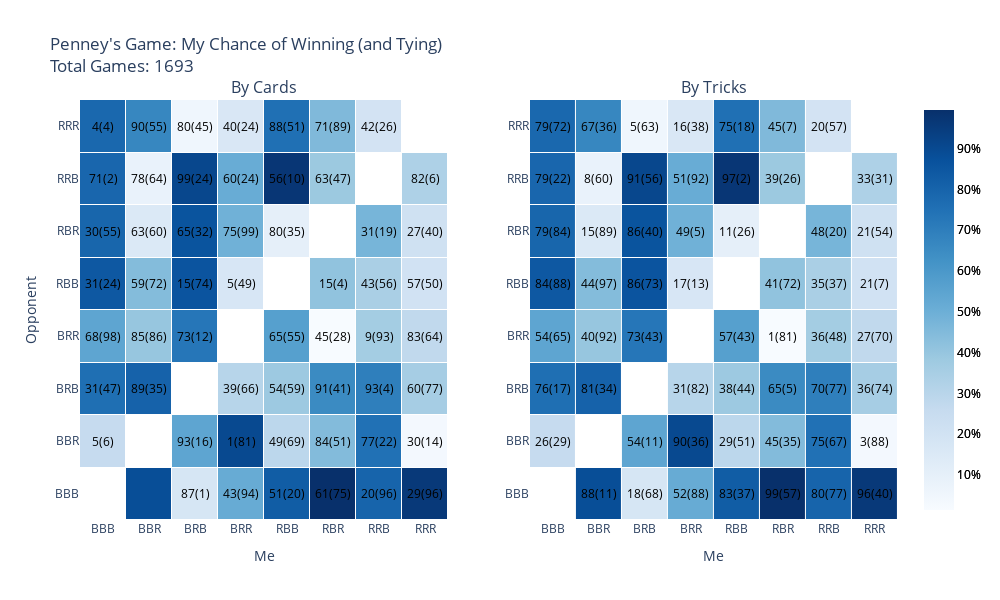

Notebook cell for this chart:
### Code cell
create_heatmap('html')

### Figure 1 — Plotly figure (JSON) as saved in the notebook; plotly's stock layout.template omitted (floating-point values rounded to 4 significant figures)
{"data": [{"colorbar": {"tickfont": {"color": "black"}, "tickformat": ".0%"}, "colorscale": [[0, "rgb(247,251,255)"], [0.125, "rgb(222,235,247)"], [0.25, "rgb(198,219,239)"], [0.375, "rgb(158,202,225)"], [0.5, "rgb(107,174,214)"], [0.625, "rgb(66,146,198)"], [0.75, "rgb(33,113,181)"], [0.875, "rgb(8,81,156)"], [1, "rgb(8,48,107)"]], "type": "heatmap", "xaxis": "x", "xgap": 1, "yaxis": "y", "ygap": 1, "z": [[null, 0.8843, 0.1785, 0.5163, 0.8276, 0.9947, 0.798, 0.9609], [0.2608, null, 0.5426, 0.9016, 0.2887, 0.4458, 0.7501, 0.03488], [0.7583, 0.8057, null, 0.3056, 0.3845, 0.653, 0.6989, 0.3586], [0.5443, 0.399, 0.73, null, 0.5662, 0.01445, 0.3626, 0.2735], [0.8449, 0.4436, 0.8594, 0.1719, null, 0.4144, 0.3452, 0.2056], [0.7914, 0.1507, 0.8601, 0.4919, 0.1051, null, 0.4756, 0.2149], [0.7912, 0.08165, 0.91, 0.514, 0.9707, 0.388, null, 0.3321], [0.7856, 0.6679, 0.05133, 0.1639, 0.7523, 0.4549, 0.1955, null]]}, {"colorbar": {"tickfont": {"color": "black"}, "tickformat": ".0%"}, "colorscale": [[0, "rgb(247,251,255)"], [0.125, "rgb(222,235,247)"], [0.25, "rgb(198,219,239)"], [0.375, "rgb(158,202,225)"], [0.5, "rgb(107,174,214)"], [0.625, "rgb(66,146,198)"], [0.75, "rgb(33,113,181)"], [0.875, "rgb(8,81,156)"], [1, "rgb(8,48,107)"]], "type": "heatmap", "xaxis": "x2", "xgap": 1, "yaxis": "y2", "ygap": 1, "z": [[null, 0.8843, 0.1785, 0.5163, 0.8276, 0.9947, 0.798, 0.9609], [0.2608, null, 0.5426, 0.9016, 0.2887, 0.4458, 0.7501, 0.03488], [0.7583, 0.8057, null, 0.3056, 0.3845, 0.653, 0.6989, 0.3586], [0.5443, 0.399, 0.73, null, 0.5662, 0.01445, 0.3626, 0.2735], [0.8449, 0.4436, 0.8594, 0.1719, null, 0.4144, 0.3452, 0.2056], [0.7914, 0.1507, 0.8601, 0.4919, 0.1051, null, 0.4756, 0.2149], [0.7912, 0.08165, 0.91, 0.514, 0.9707, 0.388, null, 0.3321], [0.7856, 0.6679, 0.05133, 0.1639, 0.7523, 0.4549, 0.1955, null]]}], "layout": {"annotations": [{"font": {"size": 16}, "showarrow": false, "text": "By Cards", "x": 0.225, "xanchor": "center", "xref": "paper", "y": 1, "yanchor": "bottom", "yref": "paper"}, {"font": {"size": 16}, "showarrow": false, "text": "By Tricks", "x": 0.775, "xanchor": "center", "xref": "paper", "y": 1, "yanchor": "bottom", "yref": "paper"}, {"font": {"color": "black"}, "showarrow": false, "text": "87(1)", "x": 2, "xanchor": "center", "xref": "x", "y": 0, "yanchor": "middle", "yref": "y"}, {"font": {"color": "black"}, "showarrow": false, "text": "43(94)", "x": 3, "xanchor": "center", "xref": "x", "y": 0, "yanchor": "middle", "yref": "y"}, {"font": {"color": "black"}, "showarrow": false, "text": "51(20)", "x": 4, "xanchor": "center", "xref": "x", "y": 0, "yanchor": "middle", "yref": "y"}, {"font": {"color": "black"}, "showarrow": false, "text": "61(75)", "x": 5, "xanchor": "center", "xref": "x", "y": 0, "yanchor": "middle", "yref": "y"}, {"font": {"color": "black"}, "showarrow": false, "text": "20(96)", "x": 6, "xanchor": "center", "xref": "x", "y": 0, "yanchor": "middle", "yref": "y"}, {"font": {"color": "black"}, "showarrow": false, "text": "29(96)", "x": 7, "xanchor": "center", "xref": "x", "y": 0, "yanchor": "middle", "yref": "y"}, {"font": {"color": "black"}, "showarrow": false, "text": "5(6)", "x": 0, "xanchor": "center", "xref": "x", "y": 1, "yanchor": "middle", "yref": "y"}, {"font": {"color": "black"}, "showarrow": false, "text": "", "x": 1, "xanchor": "center", "xref": "x", "y": 1, "yanchor": "middle", "yref": "y"}, {"font": {"color": "black"}, "showarrow": false, "text": "93(16)", "x": 2, "xanchor": "center", "xref": "x", "y": 1, "yanchor": "middle", "yref": "y"}, {"font": {"color": "black"}, "showarrow": false, "text": "1(81)", "x": 3, "xanchor": "center", "xref": "x", "y": 1, "yanchor": "middle", "yref": "y"}, {"font": {"color": "black"}, "showarrow": false, "text": "49(69)", "x": 4, "xanchor": "center", "xref": "x", "y": 1, "yanchor": "middle", "yref": "y"}, {"font": {"color": "black"}, "showarrow": false, "text": "84(51)", "x": 5, "xanchor": "center", "xref": "x", "y": 1, "yanchor": "middle", "yref": "y"}, {"font": {"color": "black"}, "showarrow": false, "text": "77(22)", "x": 6, "xanchor": "center", "xref": "x", "y": 1, "yanchor": "middle", "yref": "y"}, {"font": {"color": "black"}, "showarrow": false, "text": "30(14)", "x": 7, "xanchor": "center", "xref": "x", "y": 1, "yanchor": "middle", "yref": "y"}, {"font": {"color": "black"}, "showarrow": false, "text": "31(47)", "x": 0, "xanchor": "center", "xref": "x", "y": 2, "yanchor": "middle", "yref": "y"}, {"font": {"color": "black"}, "showarrow": false, "text": "89(35)", "x": 1, "xanchor": "center", "xref": "x", "y": 2, "yanchor": "middle", "yref": "y"}, {"font": {"color": "black"}, "showarrow": false, "text": "", "x": 2, "xanchor": "center", "xref": "x", "y": 2, "yanchor": "middle", "yref": "y"}, {"font": {"color": "black"}, "showarrow": false, "text": "39(66)", "x": 3, "xanchor": "center", "xref": "x", "y": 2, "yanchor": "middle", "yref": "y"}, {"font": {"color": "black"}, "showarrow": false, "text": "54(59)", "x": 4, "xanchor": "center", "xref": "x", "y": 2, "yanchor": "middle", "yref": "y"}, {"font": {"color": "black"}, "showarrow": false, "text": "91(41)", "x": 5, "xanchor": "center", "xref": "x", "y": 2, "yanchor": "middle", "yref": "y"}, {"font": {"color": "black"}, "showarrow": false, "text": "93(4)", "x": 6, "xanchor": "center", "xref": "x", "y": 2, "yanchor": "middle", "yref": "y"}, {"font": {"color": "black"}, "showarrow": false, "text": "60(77)", "x": 7, "xanchor": "center", "xref": "x", "y": 2, "yanchor": "middle", "yref": "y"}, {"font": {"color": "black"}, "showarrow": false, "text": "68(98)", "x": 0, "xanchor": "center", "xref": "x", "y": 3, "yanchor": "middle", "yref": "y"}, {"font": {"color": "black"}, "showarrow": false, "text": "85(86)", "x": 1, "xanchor": "center", "xref": "x", "y": 3, "yanchor": "middle", "yref": "y"}, {"font": {"color": "black"}, "showarrow": false, "text": "73(12)", "x": 2, "xanchor": "center", "xref": "x", "y": 3, "yanchor": "middle", "yref": "y"}, {"font": {"color": "black"}, "showarrow": false, "text": "", "x": 3, "xanchor": "center", "xref": "x", "y": 3, "yanchor": "middle", "yref": "y"}, {"font": {"color": "black"}, "showarrow": false, "text": "65(55)", "x": 4, "xanchor": "center", "xref": "x", "y": 3, "yanchor": "middle", "yref": "y"}, {"font": {"color": "black"}, "showarrow": false, "text": "45(28)", "x": 5, "xanchor": "center", "xref": "x", "y": 3, "yanchor": "middle", "yref": "y"}, {"font": {"color": "black"}, "showarrow": false, "text": "9(93)", "x": 6, "xanchor": "center", "xref": "x", "y": 3, "yanchor": "middle", "yref": "y"}, {"font": {"color": "black"}, "showarrow": false, "text": "83(64)", "x": 7, "xanchor": "center", "xref": "x", "y": 3, "yanchor": "middle", "yref": "y"}, {"font": {"color": "black"}, "showarrow": false, "text": "31(24)", "x": 0, "xanchor": "center", "xref": "x", "y": 4, "yanchor": "middle", "yref": "y"}, {"font": {"color": "black"}, "showarrow": false, "text": "59(72)", "x": 1, "xanchor": "center", "xref": "x", "y": 4, "yanchor": "middle", "yref": "y"}, {"font": {"color": "black"}, "showarrow": false, "text": "15(74)", "x": 2, "xanchor": "center", "xref": "x", "y": 4, "yanchor": "middle", "yref": "y"}, {"font": {"color": "black"}, "showarrow": false, "text": "5(49)", "x": 3, "xanchor": "center", "xref": "x", "y": 4, "yanchor": "middle", "yref": "y"}, {"font": {"color": "black"}, "showarrow": false, "text": "", "x": 4, "xanchor": "center", "xref": "x", "y": 4, "yanchor": "middle", "yref": "y"}, {"font": {"color": "black"}, "showarrow": false, "text": "15(4)", "x": 5, "xanchor": "center", "xref": "x", "y": 4, "yanchor": "middle", "yref": "y"}, {"font": {"color": "black"}, "showarrow": false, "text": "43(56)", "x": 6, "xanchor": "center", "xref": "x", "y": 4, "yanchor": "middle", "yref": "y"}, {"font": {"color": "black"}, "showarrow": false, "text": "57(50)", "x": 7, "xanchor": "center", "xref": "x", "y": 4, "yanchor": "middle", "yref": "y"}, {"font": {"color": "black"}, "showarrow": false, "text": "30(55)", "x": 0, "xanchor": "center", "xref": "x", "y": 5, "yanchor": "middle", "yref": "y"}, {"font": {"color": "black"}, "showarrow": false, "text": "63(60)", "x": 1, "xanchor": "center", "xref": "x", "y": 5, "yanchor": "middle", "yref": "y"}, {"font": {"color": "black"}, "showarrow": false, "text": "65(32)", "x": 2, "xanchor": "center", "xref": "x", "y": 5, "yanchor": "middle", "yref": "y"}, {"font": {"color": "black"}, "showarrow": false, "text": "75(99)", "x": 3, "xanchor": "center", "xref": "x", "y": 5, "yanchor": "middle", "yref": "y"}, {"font": {"color": "black"}, "showarrow": false, "text": "80(35)", "x": 4, "xanchor": "center", "xref": "x", "y": 5, "yanchor": "middle", "yref": "y"}, {"font": {"color": "black"}, "showarrow": false, "text": "", "x": 5, "xanchor": "center", "xref": "x", "y": 5, "yanchor": "middle", "yref": "y"}, {"font": {"color": "black"}, "showarrow": false, "text": "31(19)", "x": 6, "xanchor": "center", "xref": "x", "y": 5, "yanchor": "middle", "yref": "y"}, {"font": {"color": "black"}, "showarrow": false, "text": "27(40)", "x": 7, "xanchor": "center", "xref": "x", "y": 5, "yanchor": "middle", "yref": "y"}, {"font": {"color": "black"}, "showarrow": false, "text": "71(2)", "x": 0, "xanchor": "center", "xref": "x", "y": 6, "yanchor": "middle", "yref": "y"}, {"font": {"color": "black"}, "showarrow": false, "text": "78(64)", "x": 1, "xanchor": "center", "xref": "x", "y": 6, "yanchor": "middle", "yref": "y"}, {"font": {"color": "black"}, "showarrow": false, "text": "99(24)", "x": 2, "xanchor": "center", "xref": "x", "y": 6, "yanchor": "middle", "yref": "y"}, {"font": {"color": "black"}, "showarrow": false, "text": "60(24)", "x": 3, "xanchor": "center", "xref": "x", "y": 6, "yanchor": "middle", "yref": "y"}, {"font": {"color": "black"}, "showarrow": false, "text": "56(10)", "x": 4, "xanchor": "center", "xref": "x", "y": 6, "yanchor": "middle", "yref": "y"}, {"font": {"color": "black"}, "showarrow": false, "text": "63(47)", "x": 5, "xanchor": "center", "xref": "x", "y": 6, "yanchor": "middle", "yref": "y"}, {"font": {"color": "black"}, "showarrow": false, "text": "", "x": 6, "xanchor": "center", "xref": "x", "y": 6, "yanchor": "middle", "yref": "y"}, {"font": {"color": "black"}, "showarrow": false, "text": "82(6)", "x": 7, "xanchor": "center", "xref": "x", "y": 6, "yanchor": "middle", "yref": "y"}, {"font": {"color": "black"}, "showarrow": false, "text": "4(4)", "x": 0, "xanchor": "center", "xref": "x", "y": 7, "yanchor": "middle", "yref": "y"}, {"font": {"color": "black"}, "showarrow": false, "text": "90(55)", "x": 1, "xanchor": "center", "xref": "x", "y": 7, "yanchor": "middle", "yref": "y"}, {"font": {"color": "black"}, "showarrow": false, "text": "80(45)", "x": 2, "xanchor": "center", "xref": "x", "y": 7, "yanchor": "middle", "yref": "y"}, {"font": {"color": "black"}, "showarrow": false, "text": "40(24)", "x": 3, "xanchor": "center", "xref": "x", "y": 7, "yanchor": "middle", "yref": "y"}, {"font": {"color": "black"}, "showarrow": false, "text": "88(51)", "x": 4, "xanchor": "center", "xref": "x", "y": 7, "yanchor": "middle", "yref": "y"}, {"font": {"color": "black"}, "showarrow": false, "text": "71(89)", "x": 5, "xanchor": "center", "xref": "x", "y": 7, "yanchor": "middle", "yref": "y"}, {"font": {"color": "black"}, "showarrow": false, "text": "42(26)", "x": 6, "xanchor": "center", "xref": "x", "y": 7, "yanchor": "middle", "yref": "y"}, {"font": {"color": "black"}, "showarrow": false, "text": "", "x": 7, "xanchor": "center", "xref": "x", "y": 7, "yanchor": "middle", "yref": "y"}, {"font": {"color": "black"}, "showarrow": false, "text": "", "x": 0, "xanchor": "center", "xref": "x2", "y": 0, "yanchor": "middle", "yref": "y2"}, {"font": {"color": "black"}, "showarrow": false, "text": "88(11)", "x": 1, "xanchor": "center", "xref": "x2", "y": 0, "yanchor": "middle", "yref": "y2"}, {"font": {"color": "black"}, "showarrow": false, "text": "18(68)", "x": 2, "xanchor": "center", "xref": "x2", "y": 0, "yanchor": "middle", "yref": "y2"}, {"font": {"color": "black"}, "showarrow": false, "text": "52(88)", "x": 3, "xanchor": "center", "xref": "x2", "y": 0, "yanchor": "middle", "yref": "y2"}, {"font": {"color": "black"}, "showarrow": false, "text": "83(37)", "x": 4, "xanchor": "center", "xref": "x2", "y": 0, "yanchor": "middle", "yref": "y2"}, {"font": {"color": "black"}, "showarrow": false, "text": "99(57)", "x": 5, "xanchor": "center", "xref": "x2", "y": 0, "yanchor": "middle", "yref": "y2"}, {"font": {"color": "black"}, "showarrow": false, "text": "80(77)", "x": 6, "xanchor": "center", "xref": "x2", "y": 0, "yanchor": "middle", "yref": "y2"}, {"font": {"color": "black"}, "showarrow": false, "text": "96(40)", "x": 7, "xanchor": "center", "xref": "x2", "y": 0, "yanchor": "middle", "yref": "y2"}, {"font": {"color": "black"}, "showarrow": false, "text": "26(29)", "x": 0, "xanchor": "center", "xref": "x2", "y": 1, "yanchor": "middle", "yref": "y2"}, {"font": {"color": "black"}, "showarrow": false, "text": "", "x": 1, "xanchor": "center", "xref": "x2", "y": 1, "yanchor": "middle", "yref": "y2"}, {"font": {"color": "black"}, "showarrow": false, "text": "54(11)", "x": 2, "xanchor": "center", "xref": "x2", "y": 1, "yanchor": "middle", "yref": "y2"}, {"font": {"color": "black"}, "showarrow": false, "text": "90(36)", "x": 3, "xanchor": "center", "xref": "x2", "y": 1, "yanchor": "middle", "yref": "y2"}, {"font": {"color": "black"}, "showarrow": false, "text": "29(51)", "x": 4, "xanchor": "center", "xref": "x2", "y": 1, "yanchor": "middle", "yref": "y2"}, {"font": {"color": "black"}, "showarrow": false, "text": "45(35)", "x": 5, "xanchor": "center", "xref": "x2", "y": 1, "yanchor": "middle", "yref": "y2"}, {"font": {"color": "black"}, "showarrow": false, "text": "75(67)", "x": 6, "xanchor": "center", "xref": "x2", "y": 1, "yanchor": "middle", "yref": "y2"}, {"font": {"color": "black"}, "showarrow": false, "text": "3(88)", "x": 7, "xanchor": "center", "xref": "x2", "y": 1, "yanchor": "middle", "yref": "y2"}, {"font": {"color": "black"}, "showarrow": false, "text": "76(17)", "x": 0, "xanchor": "center", "xref": "x2", "y": 2, "yanchor": "middle", "yref": "y2"}, {"font": {"color": "black"}, "showarrow": false, "text": "81(34)", "x": 1, "xanchor": "center", "xref": "x2", "y": 2, "yanchor": "middle", "yref": "y2"}, {"font": {"color": "black"}, "showarrow": false, "text": "", "x": 2, "xanchor": "center", "xref": "x2", "y": 2, "yanchor": "middle", "yref": "y2"}, {"font": {"color": "black"}, "showarrow": false, "text": "31(82)", "x": 3, "xanchor": "center", "xref": "x2", "y": 2, "yanchor": "middle", "yref": "y2"}, {"font": {"color": "black"}, "showarrow": false, "text": "38(44)", "x": 4, "xanchor": "center", "xref": "x2", "y": 2, "yanchor": "middle", "yref": "y2"}, {"font": {"color": "black"}, "showarrow": false, "text": "65(5)", "x": 5, "xanchor": "center", "xref": "x2", "y": 2, "yanchor": "middle", "yref": "y2"}, {"font": {"color": "black"}, "showarrow": false, "text": "70(77)", "x": 6, "xanchor": "center", "xref": "x2", "y": 2, "yanchor": "middle", "yref": "y2"}, {"font": {"color": "black"}, "showarrow": false, "text": "36(74)", "x": 7, "xanchor": "center", "xref": "x2", "y": 2, "yanchor": "middle", "yref": "y2"}, {"font": {"color": "black"}, "showarrow": false, "text": "54(65)", "x": 0, "xanchor": "center", "xref": "x2", "y": 3, "yanchor": "middle", "yref": "y2"}, {"font": {"color": "black"}, "showarrow": false, "text": "40(92)", "x": 1, "xanchor": "center", "xref": "x2", "y": 3, "yanchor": "middle", "yref": "y2"}, {"font": {"color": "black"}, "showarrow": false, "text": "73(43)", "x": 2, "xanchor": "center", "xref": "x2", "y": 3, "yanchor": "middle", "yref": "y2"}, {"font": {"color": "black"}, "showarrow": false, "text": "", "x": 3, "xanchor": "center", "xref": "x2", "y": 3, "yanchor": "middle", "yref": "y2"}, {"font": {"color": "black"}, "showarrow": false, "text": "57(43)", "x": 4, "xanchor": "center", "xref": "x2", "y": 3, "yanchor": "middle", "yref": "y2"}, {"font": {"color": "black"}, "showarrow": false, "text": "1(81)", "x": 5, "xanchor": "center", "xref": "x2", "y": 3, "yanchor": "middle", "yref": "y2"}, {"font": {"color": "black"}, "showarrow": false, "text": "36(48)", "x": 6, "xanchor": "center", "xref": "x2", "y": 3, "yanchor": "middle", "yref": "y2"}, {"font": {"color": "black"}, "showarrow": false, "text": "27(70)", "x": 7, "xanchor": "center", "xref": "x2", "y": 3, "yanchor": "middle", "yref": "y2"}, {"font": {"color": "black"}, "showarrow": false, "text": "84(88)", "x": 0, "xanchor": "center", "xref": "x2", "y": 4, "yanchor": "middle", "yref": "y2"}, {"font": {"color": "black"}, "showarrow": false, "text": "44(97)", "x": 1, "xanchor": "center", "xref": "x2", "y": 4, "yanchor": "middle", "yref": "y2"}, {"font": {"color": "black"}, "showarrow": false, "text": "86(73)", "x": 2, "xanchor": "center", "xref": "x2", "y": 4, "yanchor": "middle", "yref": "y2"}, {"font": {"color": "black"}, "showarrow": false, "text": "17(13)", "x": 3, "xanchor": "center", "xref": "x2", "y": 4, "yanchor": "middle", "yref": "y2"}, {"font": {"color": "black"}, "showarrow": false, "text": "", "x": 4, "xanchor": "center", "xref": "x2", "y": 4, "yanchor": "middle", "yref": "y2"}, {"font": {"color": "black"}, "showarrow": false, "text": "41(72)", "x": 5, "xanchor": "center", "xref": "x2", "y": 4, "yanchor": "middle", "yref": "y2"}, {"font": {"color": "black"}, "showarrow": false, "text": "35(37)", "x": 6, "xanchor": "center", "xref": "x2", "y": 4, "yanchor": "middle", "yref": "y2"}, {"font": {"color": "black"}, "showarrow": false, "text": "21(7)", "x": 7, "xanchor": "center", "xref": "x2", "y": 4, "yanchor": "middle", "yref": "y2"}, {"font": {"color": "black"}, "showarrow": false, "text": "79(84)", "x": 0, "xanchor": "center", "xref": "x2", "y": 5, "yanchor": "middle", "yref": "y2"}, {"font": {"color": "black"}, "showarrow": false, "text": "15(89)", "x": 1, "xanchor": "center", "xref": "x2", "y": 5, "yanchor": "middle", "yref": "y2"}, {"font": {"color": "black"}, "showarrow": false, "text": "86(40)", "x": 2, "xanchor": "center", "xref": "x2", "y": 5, "yanchor": "middle", "yref": "y2"}, {"font": {"color": "black"}, "showarrow": false, "text": "49(5)", "x": 3, "xanchor": "center", "xref": "x2", "y": 5, "yanchor": "middle", "yref": "y2"}, {"font": {"color": "black"}, "showarrow": false, "text": "11(26)", "x": 4, "xanchor": "center", "xref": "x2", "y": 5, "yanchor": "middle", "yref": "y2"}, {"font": {"color": "black"}, "showarrow": false, "text": "", "x": 5, "xanchor": "center", "xref": "x2", "y": 5, "yanchor": "middle", "yref": "y2"}, {"font": {"color": "black"}, "showarrow": false, "text": "48(20)", "x": 6, "xanchor": "center", "xref": "x2", "y": 5, "yanchor": "middle", "yref": "y2"}, {"font": {"color": "black"}, "showarrow": false, "text": "21(54)", "x": 7, "xanchor": "center", "xref": "x2", "y": 5, "yanchor": "middle", "yref": "y2"}, {"font": {"color": "black"}, "showarrow": false, "text": "79(22)", "x": 0, "xanchor": "center", "xref": "x2", "y": 6, "yanchor": "middle", "yref": "y2"}, {"font": {"color": "black"}, "showarrow": false, "text": "8(60)", "x": 1, "xanchor": "center", "xref": "x2", "y": 6, "yanchor": "middle", "yref": "y2"}, {"font": {"color": "black"}, "showarrow": false, "text": "91(56)", "x": 2, "xanchor": "center", "xref": "x2", "y": 6, "yanchor": "middle", "yref": "y2"}, {"font": {"color": "black"}, "showarrow": false, "text": "51(92)", "x": 3, "xanchor": "center", "xref": "x2", "y": 6, "yanchor": "middle", "yref": "y2"}, {"font": {"color": "black"}, "showarrow": false, "text": "97(2)", "x": 4, "xanchor": "center", "xref": "x2", "y": 6, "yanchor": "middle", "yref": "y2"}, {"font": {"color": "black"}, "showarrow": false, "text": "39(26)", "x": 5, "xanchor": "center", "xref": "x2", "y": 6, "yanchor": "middle", "yref": "y2"}, {"font": {"color": "black"}, "showarrow": false, "text": "", "x": 6, "xanchor": "center", "xref": "x2", "y": 6, "yanchor": "middle", "yref": "y2"}, {"font": {"color": "black"}, "showarrow": false, "text": "33(31)", "x": 7, "xanchor": "center", "xref": "x2", "y": 6, "yanchor": "middle", "yref": "y2"}, {"font": {"color": "black"}, "showarrow": false, "text": "79(72)", "x": 0, "xanchor": "center", "xref": "x2", "y": 7, "yanchor": "middle", "yref": "y2"}, {"font": {"color": "black"}, "showarrow": false, "text": "67(36)", "x": 1, "xanchor": "center", "xref": "x2", "y": 7, "yanchor": "middle", "yref": "y2"}, {"font": {"color": "black"}, "showarrow": false, "text": "5(63)", "x": 2, "xanchor": "center", "xref": "x2", "y": 7, "yanchor": "middle", "yref": "y2"}, {"font": {"color": "black"}, "showarrow": false, "text": "16(38)", "x": 3, "xanchor": "center", "xref": "x2", "y": 7, "yanchor": "middle", "yref": "y2"}, {"font": {"color": "black"}, "showarrow": false, "text": "75(18)", "x": 4, "xanchor": "center", "xref": "x2", "y": 7, "yanchor": "middle", "yref": "y2"}, {"font": {"color": "black"}, "showarrow": false, "text": "45(7)", "x": 5, "xanchor": "center", "xref": "x2", "y": 7, "yanchor": "middle", "yref": "y2"}, {"font": {"color": "black"}, "showarrow": false, "text": "20(57)", "x": 6, "xanchor": "center", "xref": "x2", "y": 7, "yanchor": "middle", "yref": "y2"}, {"font": {"color": "black"}, "showarrow": false, "text": "", "x": 7, "xanchor": "center", "xref": "x2", "y": 7, "yanchor": "middle", "yref": "y2"}], "boxgap": 0.1, "height": 600, "plot_bgcolor": "white", "showlegend": false, "title": {"text": "Penney's Game: My Chance of Winning (and Tying)<br>Total Games: 1693"}, "width": 1000, "xaxis": {"anchor": "y", "autorange": true, "domain": [0, 0.45], "range": [-0.5, 7.5], "ticktext": ["BBB", "BBR", "BRB", "BRR", "RBB", "RBR", "RRB", "RRR"], "tickvals": [0, 1, 2, 3, 4, 5, 6, 7], "title": {"text": "Me"}}, "xaxis2": {"anchor": "y2", "autorange": true, "domain": [0.55, 1], "range": [-0.5, 7.5], "ticktext": ["BBB", "BBR", "BRB", "BRR", "RBB", "RBR", "RRB", "RRR"], "tickvals": [0, 1, 2, 3, 4, 5, 6, 7], "title": {"text": "Me"}}, "yaxis": {"anchor": "x", "autorange": true, "domain": [0, 1], "range": [-0.5, 7.5], "ticktext": ["BBB", "BBR", "BRB", "BRR", "RBB", "RBR", "RRB", "RRR"], "tickvals": [0, 1, 2, 3, 4, 5, 6, 7], "title": {"text": "Opponent"}}, "yaxis2": {"anchor": "x2", "autorange": true, "domain": [0, 1], "range": [-0.5, 7.5], "ticktext": ["BBB", "BBR", "BRB", "BRR", "RBB", "RBR", "RRB", "RRR"], "tickvals": [0, 1, 2, 3, 4, 5, 6, 7]}}}
